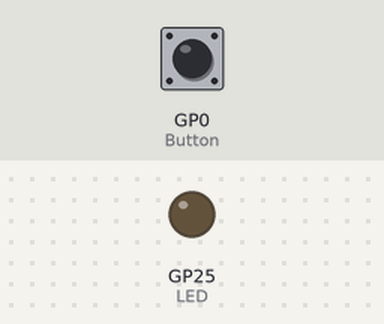
A program run on a simulated Raspberry Pi Pico running MicroPython. Shown: output pins drawn as LEDs (lit = HIGH). The test bench sets the inputs (shaded band); at power-on: GP0 (Button) LOW.

Above: at 1.2 s.
1.3 s: GP0 (Button) pulled HIGH for 0.15 s
At 2.2 s:
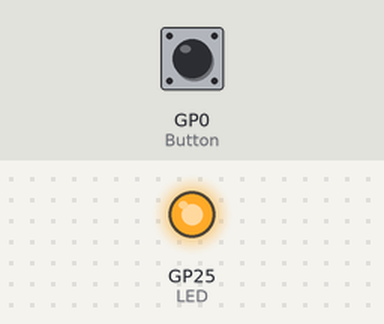
2.9 s: GP0 (Button) pulled HIGH for 1 s
At 3.4 s:
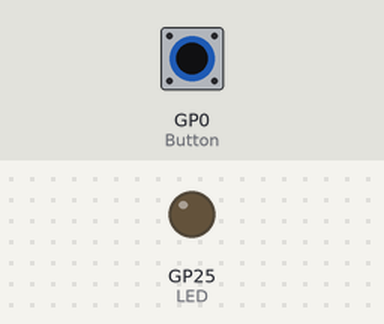
5.4 s: GP0 (Button) pulled HIGH for 3.2 s
At 6.5 s:
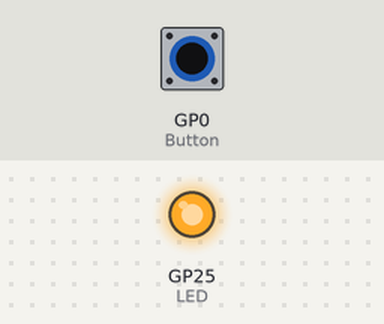
Timing chart, 0 to 8.4 s (numbered marks = the images above; inputs shaded):
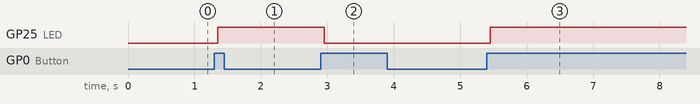

Measured:
- after the input at 1.3 s, GP25 (LED): LOW → HIGH after 0.05 s
- after the input at 2.9 s, GP25 (LED): HIGH → LOW after 0.05 s
- after the input at 5.4 s, GP25 (LED): LOW → HIGH after 0.05 s

The program:

debounce_timer.py
```python
from machine import Pin, Timer

Button = Pin(0, Pin.IN, Pin.PULL_DOWN)
LED = Pin(25, Pin.OUT)
LEDstate = False
debounce_timer = Timer()

def ButtonIRQHandler(pin):
    global LEDstate
    debounce_timer.init(mode=Timer.ONE_SHOT, period=50, callback=debounce_callback)
    # start the timer with a 50ms debounce time

def debounce_callback(timer):
    global LEDstate
    if Button.value() == 1:  # check if the button is still pressed after debounce time
        LEDstate = not LEDstate

Button.irq(trigger=Pin.IRQ_RISING, handler=ButtonIRQHandler)

while True:
    LED.value(LEDstate)
```
